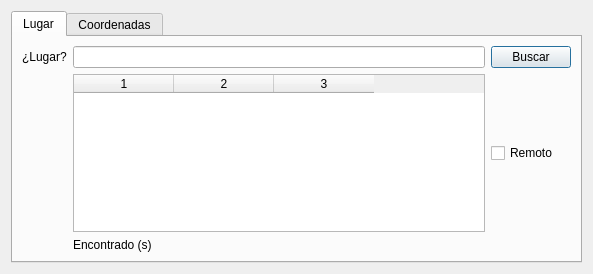
<?xml version="1.0" encoding="UTF-8"?>
<ui version="4.0">
 <class>Dialog</class>
 <widget class="QDialog" name="Dialog">
  <property name="windowModality">
   <enum>Qt::WindowModal</enum>
  </property>
  <property name="geometry">
   <rect>
    <x>0</x>
    <y>0</y>
    <width>593</width>
    <height>274</height>
   </rect>
  </property>
  <property name="windowTitle">
   <string>Búsquedas de IDECanarias</string>
  </property>
  <layout class="QVBoxLayout" name="verticalLayout">
   <item>
    <widget class="QTabWidget" name="tabWidget">
     <property name="currentIndex">
      <number>0</number>
     </property>
     <widget class="QWidget" name="tab001">
      <attribute name="title">
       <string>Lugar</string>
      </attribute>
      <layout class="QGridLayout" name="gridLayout">
       <property name="sizeConstraint">
        <enum>QLayout::SetMaximumSize</enum>
       </property>
       <item row="1" column="1">
        <widget class="QTableWidget" name="tblResult">
         <property name="enabled">
          <bool>true</bool>
         </property>
         <property name="sizePolicy">
          <sizepolicy hsizetype="Expanding" vsizetype="Expanding">
           <horstretch>0</horstretch>
           <verstretch>0</verstretch>
          </sizepolicy>
         </property>
         <property name="editTriggers">
          <set>QAbstractItemView::NoEditTriggers</set>
         </property>
         <property name="selectionBehavior">
          <enum>QAbstractItemView::SelectRows</enum>
         </property>
         <property name="showGrid">
          <bool>true</bool>
         </property>
         <property name="columnCount">
          <number>3</number>
         </property>
         <column/>
         <column/>
         <column/>
        </widget>
       </item>
       <item row="0" column="1">
        <widget class="QLineEdit" name="txtSearch"/>
       </item>
       <item row="2" column="1">
        <widget class="QLabel" name="lblResult">
         <property name="text">
          <string>Encontrado (s)</string>
         </property>
        </widget>
       </item>
       <item row="0" column="0">
        <widget class="QLabel" name="label">
         <property name="text">
          <string>¿Lugar?</string>
         </property>
        </widget>
       </item>
       <item row="0" column="2">
        <widget class="QPushButton" name="btnSearch">
         <property name="text">
          <string>Buscar</string>
         </property>
        </widget>
       </item>
       <item row="1" column="2">
        <widget class="QCheckBox" name="chkRemote">
         <property name="text">
          <string>Remoto</string>
         </property>
        </widget>
       </item>
      </layout>
     </widget>
     <widget class="QWidget" name="tab002">
      <attribute name="title">
       <string>Coordenadas</string>
      </attribute>
      <widget class="QGroupBox" name="groupBox_7">
       <property name="geometry">
        <rect>
         <x>15</x>
         <y>30</y>
         <width>541</width>
         <height>161</height>
        </rect>
       </property>
       <property name="title">
        <string>Conversor</string>
       </property>
       <widget class="QWidget" name="layoutWidget">
        <property name="geometry">
         <rect>
          <x>147</x>
          <y>30</y>
          <width>386</width>
          <height>128</height>
         </rect>
        </property>
        <layout class="QGridLayout" name="gridLayout_2">
         <item row="1" column="1">
          <widget class="QPushButton" name="btnClipboard">
           <property name="text">
            <string>Copiar al portapapeles</string>
           </property>
          </widget>
         </item>
         <item row="0" column="0">
          <widget class="QLabel" name="label_2">
           <property name="text">
            <string>Coods.: </string>
           </property>
           <property name="alignment">
            <set>Qt::AlignRight|Qt::AlignTrailing|Qt::AlignVCenter</set>
           </property>
          </widget>
         </item>
         <item row="0" column="1">
          <widget class="QLineEdit" name="txtCoordinates"/>
         </item>
         <item row="2" column="1">
          <widget class="QPushButton" name="btnGet">
           <property name="text">
            <string>Empezar captura</string>
           </property>
          </widget>
         </item>
         <item row="0" column="2">
          <widget class="QToolButton" name="btnGo">
           <property name="text">
            <string>...</string>
           </property>
          </widget>
         </item>
        </layout>
       </widget>
       <widget class="QWidget" name="layoutWidget">
        <property name="geometry">
         <rect>
          <x>5</x>
          <y>27</y>
          <width>131</width>
          <height>131</height>
         </rect>
        </property>
        <layout class="QVBoxLayout" name="verticalLayout_2">
         <item>
          <widget class="QRadioButton" name="radiodms">
           <property name="text">
            <string>Grad. Min. Seg.</string>
           </property>
           <property name="checked">
            <bool>true</bool>
           </property>
          </widget>
         </item>
         <item>
          <widget class="QRadioButton" name="radiodm">
           <property name="text">
            <string>Grad. Min.</string>
           </property>
          </widget>
         </item>
         <item>
          <widget class="QRadioButton" name="radiod">
           <property name="text">
            <string>Grados</string>
           </property>
          </widget>
         </item>
         <item>
          <widget class="QRadioButton" name="radioutm">
           <property name="text">
            <string>UTM</string>
           </property>
          </widget>
         </item>
        </layout>
       </widget>
      </widget>
     </widget>
    </widget>
   </item>
  </layout>
 </widget>
 <tabstops>
  <tabstop>tabWidget</tabstop>
  <tabstop>txtSearch</tabstop>
  <tabstop>btnSearch</tabstop>
  <tabstop>tblResult</tabstop>
  <tabstop>chkRemote</tabstop>
 </tabstops>
 <resources/>
 <connections/>
</ui>
